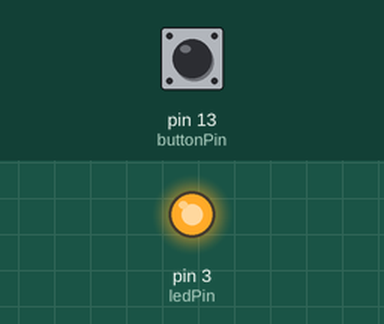
The sketch below on a simulated Arduino Uno, built with avr-gcc and run on an emulated ATmega328P. On the bench: output pins drawn as LEDs (lit = HIGH). Inputs (shaded band) come from the test bench; at power-on: pin 13 (buttonPin) HIGH.

Above: at 1.2 s.
1.3 s: pin 13 (buttonPin) pulled LOW for 0.15 s
At 1.37 s:
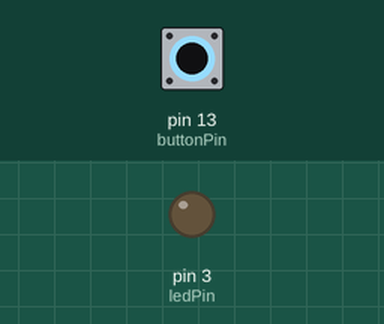
2.9 s: pin 13 (buttonPin) pulled LOW for 3.2 s
At 6.7 s:
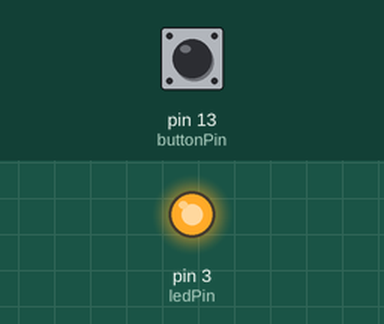
Timing chart, 0 to 8.2 s (numbered marks = the images above; inputs shaded):
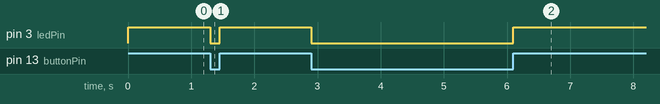

The sketch:

active_high_led_with_push_button.ino
```cpp
#define buttonPin 13
#define ledPin 3

void setup() {
  pinMode(buttonPin, INPUT_PULLUP);
  pinMode(ledPin, OUTPUT);
  digitalWrite(ledPin, HIGH);
}

void loop() {
  int pullup = digitalRead(buttonPin);
  if (pullup == LOW){
    digitalWrite(ledPin, LOW);
  }else{
    digitalWrite(ledPin, HIGH);
  }

}
```

Measured:
- after the input at 1.3 s, pin 3 (ledPin): HIGH → LOW at once, → HIGH 0.15 s later
- after the input at 2.9 s, pin 3 (ledPin): HIGH → LOW at once, → HIGH 3.2 s later
